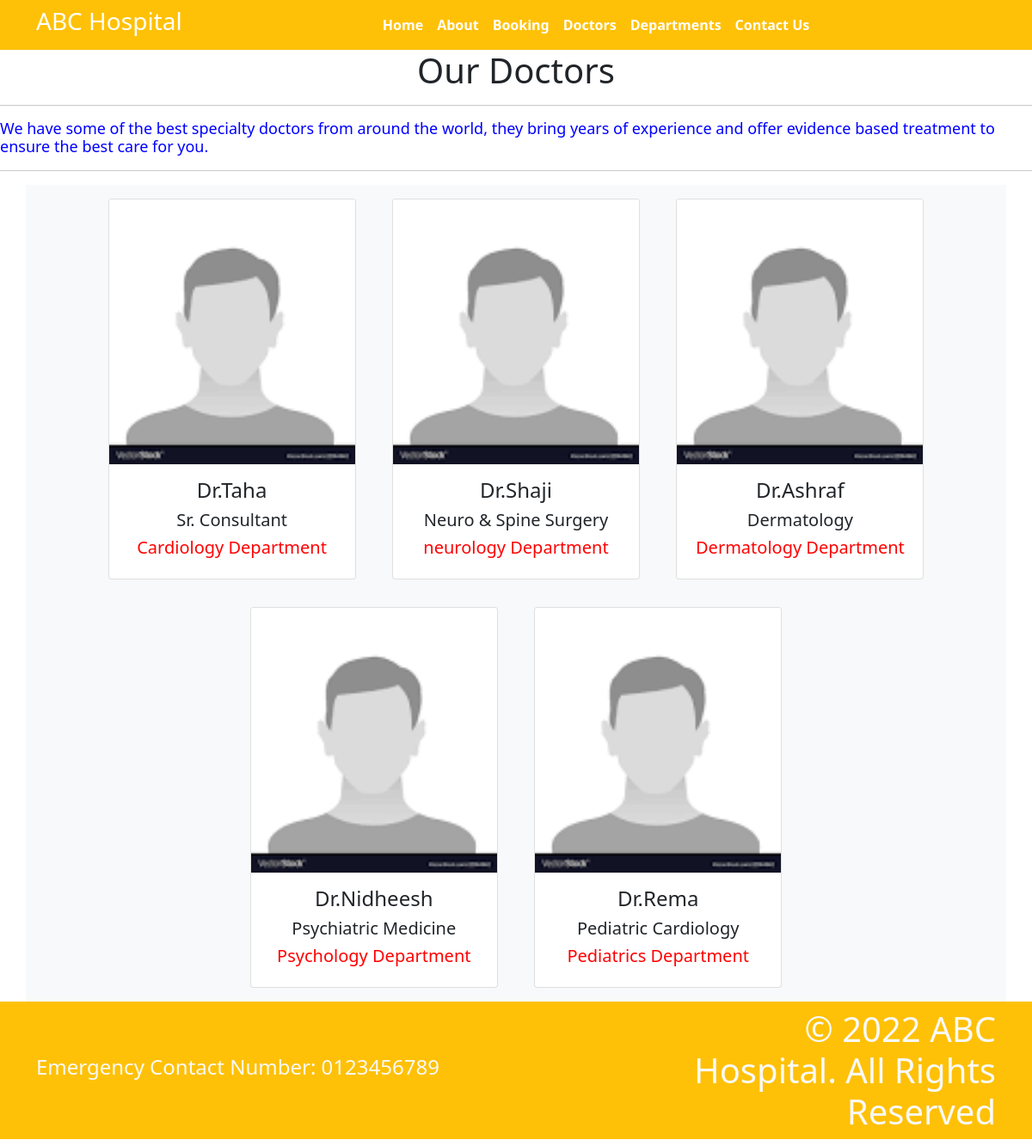
Page /doctors on the committed database.
### home/models.py (models this page shows, shortened)
class Doctors(models.Model):
    doc_name = models.CharField(max_length=255)
    doc_spec = models.TextField(max_length=255)
    dep_name = models.ForeignKey(Departments,on_delete=models.CASCADE)
    doc_image = models.ImageField(upload_to='doctors')

class Departments(models.Model):
    dep_name = models.CharField(max_length=100)
    dep_description = models.TextField()
    def __str__(self):
        return self.dep_name

### home/views.py (the view)
# urls.py: path('doctors', views.doctors,name='doctors'),
def doctors(request):
    dict_docs = {
        'doctors': Doctors.objects.all()
    }
    return render(request,'doctors.html',dict_docs)

### templates/doctors.html (shortened to what this page needs)
{% extends 'base.html' %}
{% block content %}
<h1 class="text-center">Our Doctors<h1>
<hr>
<p style="color:blue;font-size:18px;">We have some of the best specialty doctors from around the world, they bring years of experience and offer evidence based treatment to ensure the best care for you.</p>
<hr>
<div class="container text-center bg-light">
    {% for d in doctors %}
    <div class="card text-center mx-3 my-3" style="width: 18rem; display:inline-block">
        <img src="{{d.doc_image.url}}" class="card-img-top" alt="...">
        <div class="card-body">
          <h4 class="card-title">Dr.{{d.doc_name}}</h4>
          <h5>{{d.doc_spec}}</h5>
          <h5 style="color:red;">{{d.dep_name}} Department</h5>
        </div>
      </div>
    {% endfor %}
</div>
{% endblock %}

### templates/base.html (shortened to what this page needs)
{% load static %}
<!DOCTYPE html>
<html>
<head>
  <link rel="stylesheet" href=" https://cdn.jsdelivr.net/npm/bootstrap@5.1.3/dist/css/bootstrap.min.css ">
  <link rel="stylesheet" href="https://use.fontawesome.com/releases/v5.2.0/css/all.css">
  <link rel="stylesheet"
  href="{% static '/css/style.css'%}">
</head>
<body>
  <nav class="navbar bg-warning navbar-expand-md ">
    <div class="container">
      <div class="col-2 text-left pl-md-0">
        <h3 class="text-white"> ABC Hospital </h3>
      </div>
      <div class="collapse navbar-collapse justify-content-center col-md-8 navbar-collapse-3">
        <ul class="navbar-nav justify-content-center  fw-bold">
          <li class="nav-item active">
            <a class="nav-link text-white" href="{% url 'home' %}">Home </a>
          </li>
          <li class="nav-item">
            <a class="nav-link text-white" href="{% url 'about' %}">About</a>
          </li>
          <li class="nav-item">
            <a class="nav-link text-white" href="{% url 'booking' %}">Booking</a>
          </li>
          <li class="nav-item">
            <a class="nav-link text-white" href="{% url 'doctors' %}">Doctors</a>
          </li>
          <li class="nav-item">
            <a class="nav-link text-white" href="{% url 'department' %}">Departments</a>
          </li>
          <li class="nav-item">
            <a class="nav-link text-white" href="{% url 'contact' %}">Contact Us</a>
          </li>
        </ul>
      </div>
    </div>
  </nav>
  {% block content%}{% endblock %}
  <section class="">
    <footer class="pt-2 pb-2  bg-warning text-light">
      <div class="container">
        <div class="row align-items-center">
          <div class="col-12 col-md-8">
            <h4>Emergency Contact Number: 0123456789</h4>
          </div>
          <div class="col-12 col-md-4 mt-4 mt-md-0 text-center text-md-end">
            © 2022 ABC Hospital. All Rights Reserved
          </div>
        </div>
      </div>
    </footer>
  </section>
</body>
</html>

### rows in the picture
Doctors: doc_image (picture), doc_name "Taha", doc_spec "Sr. Consultant", dep_name "Cardiology"
Doctors: doc_image (picture), doc_name "Shaji", doc_spec "Neuro & Spine Surgery", dep_name "neurology"
Doctors: doc_image (picture), doc_name "Ashraf", doc_spec "Dermatology", dep_name "Dermatology"
Doctors: doc_image (picture), doc_name "Nidheesh", doc_spec "Psychiatric Medicine", dep_name "Psychology"
Doctors: doc_image (picture), doc_name "Rema", doc_spec "Pediatric Cardiology", dep_name "Pediatrics"
